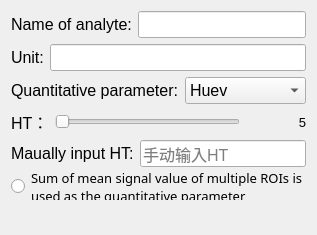
          <widget class="QWidget" name="page_4">
           <property name="geometry">
            <rect>
             <x>0</x>
             <y>0</y>
             <width>309</width>
             <height>235</height>
            </rect>
           </property>
           <attribute name="label">
            <string>Basic information</string>
           </attribute>
           <layout class="QVBoxLayout" name="verticalLayout_12" stretch="0,0,0,0,0,0,1">
            <item>
             <layout class="QHBoxLayout" name="horizontalLayout_2" stretch="0,1">
              <item>
               <widget class="QLabel" name="label_3">
                <property name="font">
                 <font>
                  <family>Arial</family>
                  <pointsize>12</pointsize>
                 </font>
                </property>
                <property name="text">
                 <string>Name of analyte:</string>
                </property>
               </widget>
              </item>
              <item>
               <widget class="QLineEdit" name="lineEdit_wuzhi">
                <property name="font">
                 <font>
                  <family>Adobe Devanagari</family>
                  <pointsize>12</pointsize>
                 </font>
                </property>
                <property name="text">
                 <string/>
                </property>
               </widget>
              </item>
             </layout>
            </item>
            <item>
             <layout class="QHBoxLayout" name="horizontalLayout_3" stretch="0,1">
              <item>
               <widget class="QLabel" name="label_4">
                <property name="font">
                 <font>
                  <family>Arial</family>
                  <pointsize>12</pointsize>
                 </font>
                </property>
                <property name="text">
                 <string>Unit:</string>
                </property>
               </widget>
              </item>
              <item>
               <widget class="QLineEdit" name="lineEdit_danwei">
                <property name="font">
                 <font>
                  <family>Adobe Devanagari</family>
                  <pointsize>12</pointsize>
                 </font>
                </property>
               </widget>
              </item>
             </layout>
            </item>
            <item>
             <layout class="QHBoxLayout" name="horizontalLayout_23" stretch="0,1">
              <item>
               <widget class="QLabel" name="label_15">
                <property name="sizePolicy">
                 <sizepolicy hsizetype="Fixed" vsizetype="Preferred">
                  <horstretch>0</horstretch>
                  <verstretch>0</verstretch>
                 </sizepolicy>
                </property>
                <property name="font">
                 <font>
                  <family>Arial</family>
                  <pointsize>12</pointsize>
                 </font>
                </property>
                <property name="text">
                 <string>Quantitative parameter:</string>
                </property>
               </widget>
              </item>
              <item>
               <widget class="QComboBox" name="comboBox_colorsee">
                <property name="font">
                 <font>
                  <family>Arial</family>
                  <pointsize>12</pointsize>
                 </font>
                </property>
                <item>
                 <property name="text">
                  <string>Huev</string>
                 </property>
                </item>
                <item>
                 <property name="text">
                  <string>R</string>
                 </property>
                </item>
                <item>
                 <property name="text">
                  <string>G</string>
                 </property>
                </item>
                <item>
                 <property name="text">
                  <string>B</string>
                 </property>
                </item>
                <item>
                 <property name="text">
                  <string>Gray</string>
                 </property>
                </item>
                <item>
                 <property name="text">
                  <string>R/G</string>
                 </property>
                </item>
                <item>
                 <property name="text">
                  <string>R/B</string>
                 </property>
                </item>
                <item>
                 <property name="text">
                  <string>G/B</string>
                 </property>
                </item>
                <item>
                 <property name="text">
                  <string>G/R</string>
                 </property>
                </item>
                <item>
                 <property name="text">
                  <string>B/R</string>
                 </property>
                </item>
                <item>
                 <property name="text">
                  <string>B/G</string>
                 </property>
                </item>
                <item>
                 <property name="text">
                  <string>L of Lab</string>
                 </property>
                </item>
                <item>
                 <property name="text">
                  <string>a of Lab</string>
                 </property>
                </item>
                <item>
                 <property name="text">
                  <string>b of Lab</string>
                 </property>
                </item>
                <item>
                 <property name="text">
                  <string>L of Luv</string>
                 </property>
                </item>
                <item>
                 <property name="text">
                  <string>u of Luv</string>
                 </property>
                </item>
                <item>
                 <property name="text">
                  <string>v of Luv</string>
                 </property>
                </item>
                <item>
                 <property name="text">
                  <string>Hue of HSV</string>
                 </property>
                </item>
                <item>
                 <property name="text">
                  <string>S of HSV</string>
                 </property>
                </item>
                <item>
                 <property name="text">
                  <string>V of HSV</string>
                 </property>
                </item>
                <item>
                 <property name="text">
                  <string>Hue of HLS</string>
                 </property>
                </item>
                <item>
                 <property name="text">
                  <string>L of HLS</string>
                 </property>
                </item>
                <item>
                 <property name="text">
                  <string>S of HLS</string>
                 </property>
                </item>
                <item>
                 <property name="text">
                  <string>X of XYZ</string>
                 </property>
                </item>
                <item>
                 <property name="text">
                  <string>Y of XYZ</string>
                 </property>
                </item>
                <item>
                 <property name="text">
                  <string>Z of XYZ</string>
                 </property>
                </item>
                <item>
                 <property name="text">
                  <string>Y of YCrCb</string>
                 </property>
                </item>
                <item>
                 <property name="text">
                  <string>Cr of YCrCb</string>
                 </property>
                </item>
                <item>
                 <property name="text">
                  <string>Cb of YCrCb</string>
                 </property>
                </item>
                <item>
                 <property name="text">
                  <string>Y of YUV</string>
                 </property>
                </item>
                <item>
                 <property name="text">
                  <string>U of YUV</string>
                 </property>
                </item>
                <item>
                 <property name="text">
                  <string>V of YUV</string>
                 </property>
                </item>
                <item>
                 <property name="text">
                  <string>C of CMYK</string>
                 </property>
                </item>
                <item>
                 <property name="text">
                  <string>M of CMYK</string>
                 </property>
                </item>
                <item>
                 <property name="text">
                  <string>Y of CMYK</string>
                 </property>
                </item>
                <item>
                 <property name="text">
                  <string>K of CMYK</string>
                 </property>
                </item>
               </widget>
              </item>
             </layout>
            </item>
            <item>
             <layout class="QHBoxLayout" name="horizontalLayout_18" stretch="0,1,0">
              <item>
               <widget class="QLabel" name="label_13">
                <property name="font">
                 <font>
                  <family>Arial</family>
                  <pointsize>12</pointsize>
                 </font>
                </property>
                <property name="text">
                 <string>HT：</string>
                </property>
               </widget>
              </item>
              <item>
               <widget class="QSlider" name="horizontalSlider_value">
                <property name="minimumSize">
                 <size>
                  <width>90</width>
                  <height>0</height>
                 </size>
                </property>
                <property name="font">
                 <font>
                  <family>微软雅黑</family>
                  <pointsize>12</pointsize>
                 </font>
                </property>
                <property name="minimum">
                 <number>50000</number>
                </property>
                <property name="maximum">
                 <number>3650000</number>
                </property>
                <property name="singleStep">
                 <number>1</number>
                </property>
                <property name="orientation">
                 <enum>Qt::Horizontal</enum>
                </property>
               </widget>
              </item>
              <item>
               <widget class="QLabel" name="label_yanseyuzhi">
                <property name="sizePolicy">
                 <sizepolicy hsizetype="Fixed" vsizetype="Preferred">
                  <horstretch>0</horstretch>
                  <verstretch>0</verstretch>
                 </sizepolicy>
                </property>
                <property name="minimumSize">
                 <size>
                  <width>60</width>
                  <height>0</height>
                 </size>
                </property>
                <property name="font">
                 <font>
                  <family>Arial</family>
                  <pointsize>10</pointsize>
                  <weight>50</weight>
                  <bold>false</bold>
                 </font>
                </property>
                <property name="text">
                 <string>5</string>
                </property>
                <property name="alignment">
                 <set>Qt::AlignRight|Qt::AlignTrailing|Qt::AlignVCenter</set>
                </property>
               </widget>
              </item>
             </layout>
            </item>
            <item>
             <layout class="QHBoxLayout" name="horizontalLayout_24" stretch="0,1">
              <item>
               <widget class="QLabel" name="label_38">
                <property name="sizePolicy">
                 <sizepolicy hsizetype="Fixed" vsizetype="Preferred">
                  <horstretch>0</horstretch>
                  <verstretch>0</verstretch>
                 </sizepolicy>
                </property>
                <property name="font">
                 <font>
                  <family>Arial</family>
                  <pointsize>12</pointsize>
                 </font>
                </property>
                <property name="text">
                 <string>Maually input HT:</string>
                </property>
               </widget>
              </item>
              <item>
               <widget class="QLineEdit" name="lineEdit_yuzhi">
                <property name="minimumSize">
                 <size>
                  <width>55</width>
                  <height>0</height>
                 </size>
                </property>
                <property name="font">
                 <font>
                  <family>Arial</family>
                  <pointsize>12</pointsize>
                 </font>
                </property>
                <property name="text">
                 <string/>
                </property>
                <property name="placeholderText">
                 <string>手动输入HT</string>
                </property>
               </widget>
              </item>
             </layout>
            </item>
            <item>
             <layout class="QHBoxLayout" name="horizontalLayout_46" stretch="0,1">
              <item>
               <widget class="QRadioButton" name="radioButton_roisum">
                <property name="text">
                 <string/>
                </property>
               </widget>
              </item>
              <item>
               <widget class="QLabel" name="label_50">
                <property name="font">
                 <font>
                  <family>Microsoft YaHei</family>
                  <pointsize>10</pointsize>
                 </font>
                </property>
                <property name="text">
                 <string>Sum of mean signal value of multiple ROIs is used as the quantitative parameter</string>
                </property>
                <property name="wordWrap">
                 <bool>true</bool>
                </property>
               </widget>
              </item>
             </layout>
            </item>
            <item>
             <widget class="QLabel" name="label_45">
              <property name="font">
               <font>
                <family>Adobe Devanagari</family>
                <pointsize>10</pointsize>
               </font>
              </property>
              <property name="text">
               <string/>
              </property>
             </widget>
            </item>
           </layout>
          </widget>
